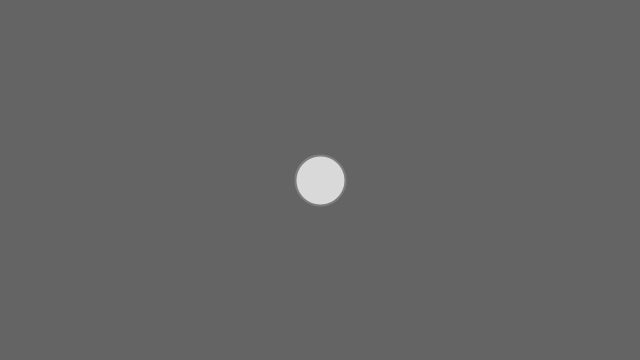
Frame 1 (no input)
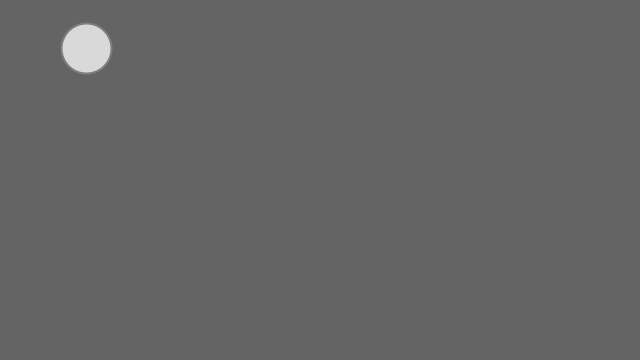
Frame 60 (the mouse pressed at the canvas centre just before this capture)
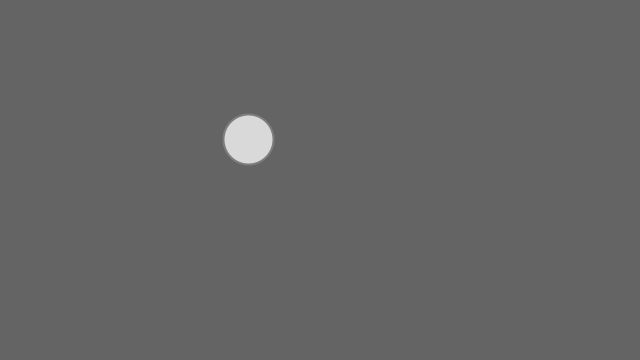
Frame 120 (the mouse held since frame 60 and released just before this capture)

The Processing sketch that drew these frames (run headless with seeded random() and noise(); from frame 60 on, the mouse is pressed at the canvas centre):

// Processing sketch: Processing_Attraction
// ── Processing_Attraction.pde
ball b;
void setup() {
  size(640, 360);
  b = new ball();
}

void draw() {
  background(100);
  b.draw_ball();
  b.move();
  b.SIS();
}
// ── Ball.pde
class ball {
  PVector location = new PVector(width/2, height/2);
  PVector velocity = new PVector(0, 0);
  PVector acceleration = new PVector(0, 0);
  void draw_ball() {
    stroke(125);
    strokeWeight(2);
    fill(217);
    ellipseMode(CENTER);
    ellipse(location.x, location.y, 50, 50);
  }
  void move() {
    PVector mouse = new PVector(mouseX, mouseY);
    mouse.sub(location);
    mouse.setMag(0.5);
    acceleration = mouse;  
    location.add(velocity);
    velocity.add(acceleration);
    velocity.limit(5);
  }
  void SIS() {
    if (location.x>width) {
      location.x=0;
    }
    if (location.x<0) {
      location.x=width;
    }
    if (location.y>height) {
      location.y=0;
    }
    if (location.y<0) {
      location.y=height;
    }
  }


  void attrction() {
  }
}
